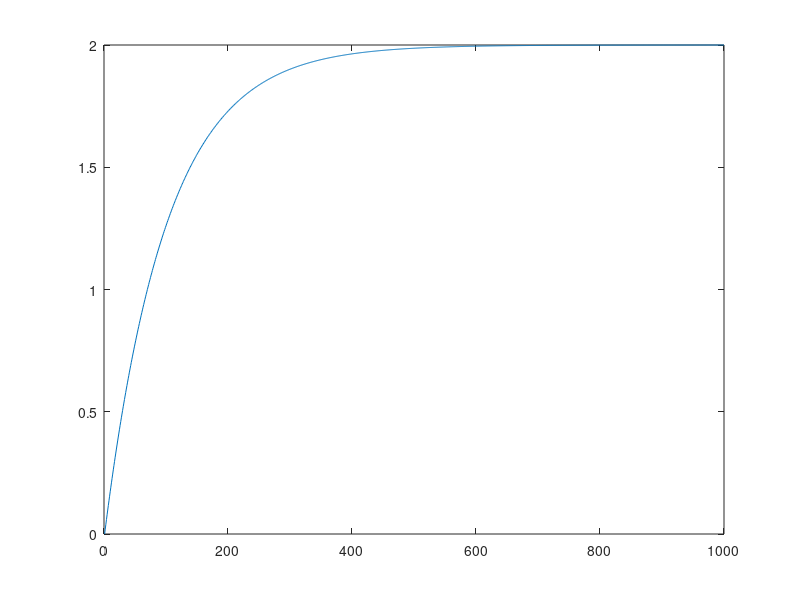

MATLAB code to generate this figure:
% sim_steadyState.m

dt = 1;
tau = 100;
a = 2; % sustained constant input
r(1) = 0;

for t = 2:1000
    r(t) = r(t-1) + dt/tau.*(-r(t-1) + a);
end

plot(1:1000, r)